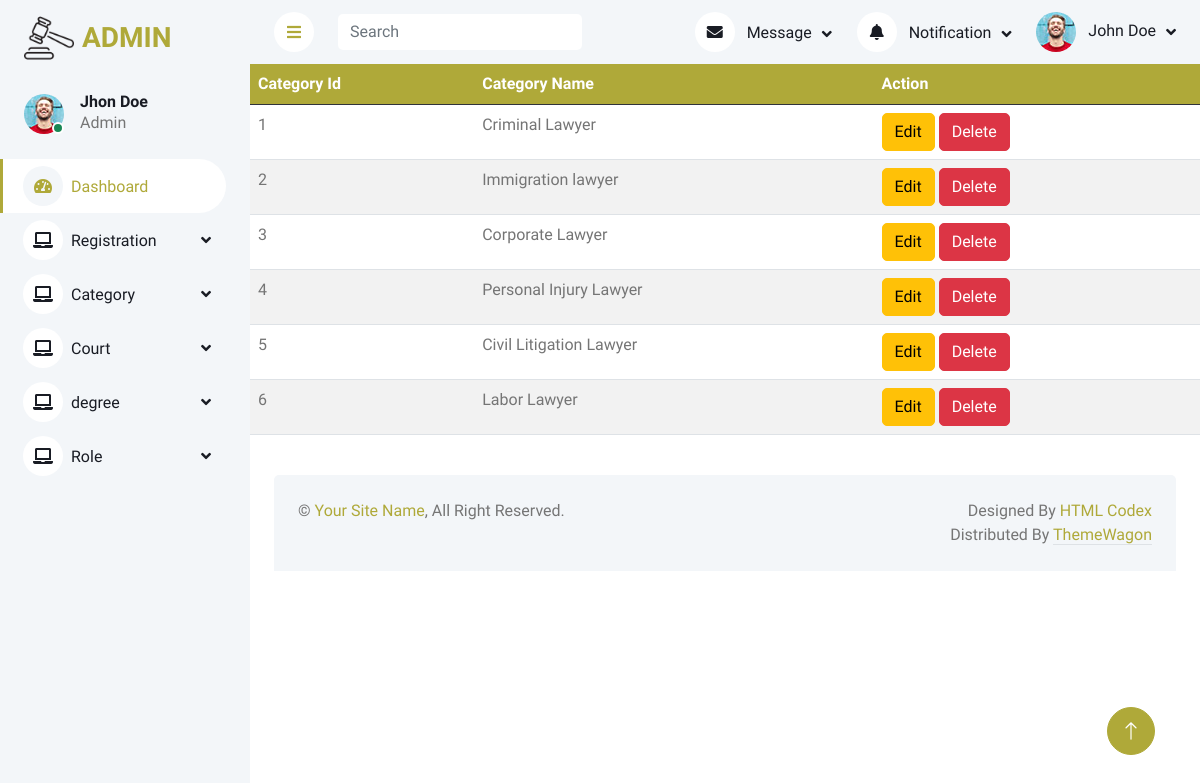
The app's page /Admin/viewCategory.php with its own data.
### tables this page shows
CREATE TABLE `category` (
  `category_id` int(255) NOT NULL,
  `category_name` varchar(225) NOT NULL
);

### Admin/viewCategory.php (the view)
<?php
include("connection.php");
include("header.php");
$sel = "SELECT * FROM category";
$q = mysqli_query($conn, $sel);
?>
<body>
    <table class="table table-striped">
        <tr class="table-dark">
            <th>Category Id</th>
            <th>Category Name</th>
            <th>Action</th>
        </tr>
<?php
        while($fetch = mysqli_fetch_assoc($q)){
?>
        <tr>
            <td> <?php echo $fetch["category_id"] ?> </td>
            <td> <?php echo $fetch["category_name"] ?> </td>
            <td>
                <a class="btn btn-warning" href="updateCategory.php?id=<?php echo $fetch["category_id"] ?>">Edit</a>
                <a class="btn btn-danger" href="deleteCategory.php?id=<?php echo $fetch["category_id"] ?>">Delete</a>
            </td>
        </tr>
      <?php  } ?>
    </table>
<?php
include("footer.php");
?>

### Admin/css/style.css (style rules this page uses)
:root { --primary: #afa939; --light: #F3F6F9; --dark: #191C24; }
.btn { transition: .5s; }

### records on screen
category: category_id "1", category_name "Criminal Lawyer"
category: category_id "2", category_name "Immigration lawyer"
category: category_id "3", category_name "Corporate Lawyer"
category: category_id "4", category_name "Personal Injury Lawyer"
category: category_id "5", category_name "Civil Litigation Lawyer"
category: category_id "6", category_name "Labor Lawyer"
